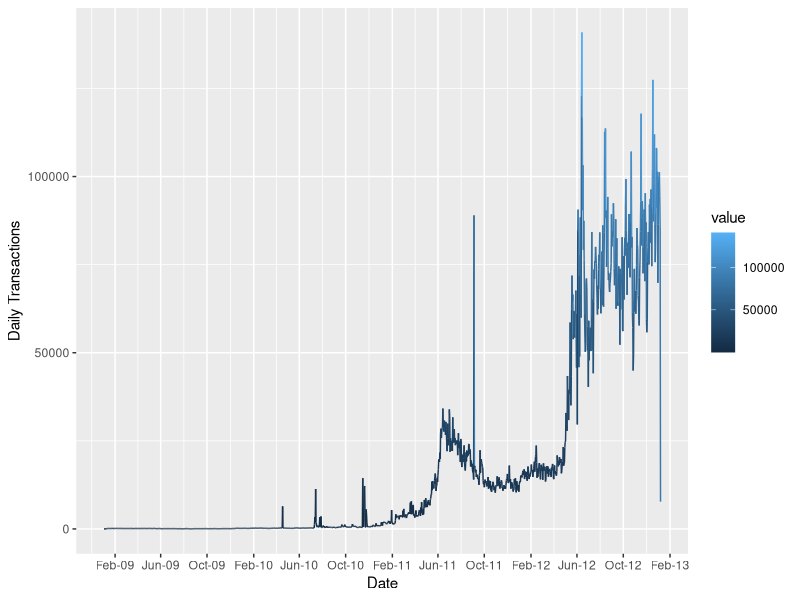

Generate this figure with R:
rm(list=ls())

library(ggplot2)
library(scales)
options(scipen = 1)

data <- read.csv("../data/bitcoin/time_series.csv", colClasses=c("Date","numeric"))

ggplot(data, aes(Date, value)) + geom_line(aes(colour = value)) +
  scale_x_date(labels=date_format("%b-%y"), breaks = "4 month") +  xlab("Date") + ylab("Daily Transactions")
